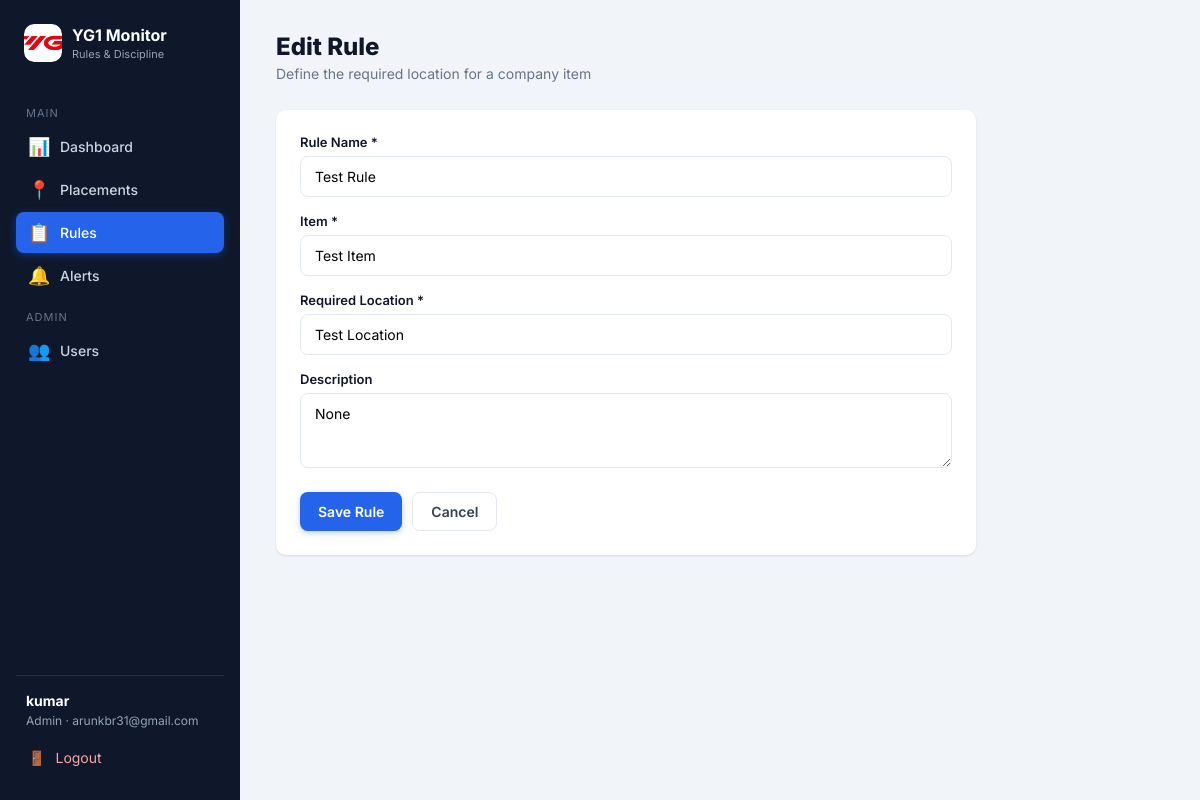
Screenshot of /rules/edit/1 (signed in) with the database file from the repository.
### models.py (models this page shows, shortened)
class User(UserMixin, db.Model):
    id = db.Column(db.Integer, primary_key=True)
    username = db.Column(db.String(80), unique=True, nullable=False, index=True)
    email = db.Column(db.String(120), unique=True, nullable=False, index=True)
    password_hash = db.Column(db.String(256), nullable=False)
    role = db.Column(db.String(20), nullable=False, default='coordinator')
    is_active = db.Column(db.Boolean, default=True)
    created_at = db.Column(db.DateTime, default=datetime.utcnow)

class Rule(db.Model):
    id = db.Column(db.Integer, primary_key=True)
    rule_name = db.Column(db.String(120), nullable=False)
    item = db.Column(db.String(100), nullable=False)
    required_location = db.Column(db.String(200), nullable=False)
    description = db.Column(db.Text)
    created_at = db.Column(db.DateTime, default=datetime.utcnow)
    updated_at = db.Column(db.DateTime, default=datetime.utcnow, onupdate=datetime.utcnow)
    placements = db.relationship('Placement', backref='rule', lazy=True, cascade='all, delete-orphan')

### app.py (the view, shortened to what this page needs)
@app.route('/rules/edit/<int:rule_id>', methods=['GET', 'POST'])
@login_required
def edit_rule(rule_id):
    rule = db.session.get(Rule, rule_id)
    if not rule:
        flash('Rule not found.', 'error')
        return redirect(url_for('rules'))
    return render_template('rule_form.html', rule=rule)

### app.py (called while the page is built)
@login_manager.user_loader
def load_user(user_id):
    return db.session.get(User, int(user_id))

### templates/rule_form.html (shortened to what this page needs)
{% extends "base.html" %}
{% block content %}
<div class="layout">
    <aside class="sidebar">
        <div class="brand">
            <div class="badge"><img src="{{ url_for('static', filename='images/yg1_images.png') }}" alt="YG1 Logo"></div>
            <div>
                <h2>YG1 Monitor</h2>
                <small>Rules & Discipline</small>
            </div>
        </div>
        <nav>
            <div class="nav-label">Main</div>
            <a href="{{ url_for('dashboard') }}"><span class="icon">📊</span> <span>Dashboard</span></a>
            <a href="{{ url_for('placements') }}"><span class="icon">📍</span> <span>Placements</span></a>
            <a href="{{ url_for('rules') }}" class="active"><span class="icon">📋</span> <span>Rules</span></a>
            <a href="{{ url_for('alerts') }}"><span class="icon">🔔</span> <span>Alerts</span></a>
            {% if current_user.role == 'admin' %}
            <div class="nav-label">Admin</div>
            <a href="{{ url_for('users') }}"><span class="icon">👥</span> <span>Users</span></a>
            {% endif %}
        </nav>
        <div class="user-box">
            <div class="user-info">
                <strong>{{ current_user.username }}</strong>
                <span>{{ current_user.role|capitalize }} · {{ current_user.email }}</span>
            </div>
            <a href="{{ url_for('logout') }}" style="display:flex; align-items:center; gap:10px; padding:10px 12px; border-radius:8px; font-size:14px; color:#fca5a5; transition:background .2s;">
                <span class="icon">🚪</span> <span>Logout</span>
            </a>
        </div>
    </aside>
    <main class="main">
        <div class="page-header">
            <div>
                <h1>{{ 'Edit Rule' if rule else 'Create New Rule' }}</h1>
                <p>Define the required location for a company item</p>
            </div>
        </div>
        <div class="card" style="max-width: 700px;">
            <form method="POST" action="{% if rule %}{{ url_for('edit_rule', rule_id=rule.id) }}{% else %}{{ url_for('add_rule') }}{% endif %}">
                <div class="form-group">
                    <label for="rule_name">Rule Name *</label>
                    <input type="text" id="rule_name" name="rule_name" placeholder="e.g., Fire Extinguisher Placement" required value="{{ rule.rule_name if rule else (form.rule_name if form else '') }}">
                </div>
                <div class="form-group">
                    <label for="item">Item *</label>
                    <input type="text" id="item" name="item" placeholder="e.g., Fire Extinguisher" required value="{{ rule.item if rule else (form.item if form else '') }}">
                </div>
                <div class="form-group">
                    <label for="required_location">Required Location *</label>
                    <input type="text" id="required_location" name="required_location" placeholder="e.g., Near Boiler Area - Bay 3" required value="{{ rule.required_location if rule else (form.required_location if form else '') }}">
                </div>
                <div class="form-group">
                    <label for="description">Description</label>
                    <textarea id="description" name="description" rows="3" placeholder="Optional details about the rule">{{ rule.description if rule else (form.description if form else '') }}</textarea>
                </div>
                <div style="display:flex; gap:10px; margin-top:20px;">
                    <button type="submit" class="btn btn-primary">Save Rule</button>
                    <a href="{{ url_for('rules') }}" class="btn btn-outline">Cancel</a>
                </div>
            </form>
        </div>
    </main>
</div>
{% endblock %}

### templates/base.html (style rules this page uses)
:root { --primary: #2563eb; --primary-dark: #1d4ed8; --primary-light: #dbeafe; --success: #16a34a; --success-light: #dcfce7; --warning: #d97706; --warning-light: #fef3c7; --danger: #dc2626; --danger-light: #fee2e2; --info: #0891b2; --info-light: #cffafe; --dark: #0f172a; --gray: #f1f5f9; --gray-border: #e2e8f0; --text: #334155; --text-light: #64748b; --shadow: 0 1px 3px rgba(0,0,0,.08), 0 1px 2px rgba(0,0,0,.04); --shadow-lg: 0 10px 25px rgba(0,0,0,.12); --radius: 10px; }
* { margin: 0; padding: 0; box-sizing: border-box; }
body { font-family: 'Inter', -apple-system, sans-serif; background: var(--gray); color: var(--text); min-height: 100vh; }
a { text-decoration: none; color: inherit; }
button { font-family: inherit; cursor: pointer; }
.form-group { margin-bottom: 16px; }
.form-group label { display: block; font-size: 13px; font-weight: 600; color: var(--dark); margin-bottom: 6px; }
.form-group input, .form-group select, .form-group textarea { width: 100%; padding: 11px 14px; border: 1.5px solid var(--gray-border); border-radius: 8px; font-size: 14px; font-family: inherit; transition: border .2s, box-shadow .2s; }
.btn { display: inline-block; padding: 10px 18px; border: none; border-radius: 8px; font-size: 14px; font-weight: 600; transition: background .2s, transform .1s, box-shadow .2s; }
.btn-primary { background: var(--primary); color: white; box-shadow: 0 2px 6px rgba(37,99,235,.3); }
.btn-outline { background: white; color: var(--text); border: 1.5px solid var(--gray-border); }
.layout { display: flex; height: 100vh; overflow: hidden; }
.sidebar { width: 240px; background: var(--dark); color: #cbd5e1; padding: 24px 16px; display: flex; flex-direction: column; position: fixed; top: 0; bottom: 0; left: 0; z-index: 100; }
.sidebar .brand { display: flex; align-items: center; gap: 10px; margin-bottom: 32px; padding: 0 8px; }
.sidebar .brand .badge { width: 38px; height: 38px; background: var(--primary); border-radius: 10px; display: flex; align-items: center; justify-content: center; font-weight: 800; font-size: 18px; color: white; overflow: hidden; padding: 0; }
.sidebar .brand .badge img { width: 100%; height: 100%; object-fit: cover; border-radius: 10px; display: block; }
.sidebar .brand h2 { font-size: 16px; font-weight: 700; color: white; }
.sidebar .brand small { display: block; font-size: 11px; color: #94a3b8; font-weight: 400; margin-top: 2px; }
.sidebar nav { flex: 1; }
.sidebar nav .nav-label { font-size: 11px; text-transform: uppercase; letter-spacing: 1px; color: #64748b; padding: 12px 10px 6px; }
.sidebar nav a { display: flex; align-items: center; gap: 10px; padding: 10px 12px; border-radius: 8px; font-size: 14px; font-weight: 500; color: #cbd5e1; transition: background .2s, color .2s; margin-bottom: 2px; }
.sidebar nav a.active { background: var(--primary); color: white; box-shadow: 0 2px 8px rgba(37,99,235,.4); }
.sidebar nav a .icon { font-size: 18px; width: 22px; text-align: center; }
.sidebar .user-box { border-top: 1px solid rgba(255,255,255,.1); padding-top: 16px; margin-top: auto; }
.sidebar .user-box .user-info { padding: 0 10px; margin-bottom: 10px; }
.sidebar .user-box .user-info strong { display: block; color: white; font-size: 14px; }
.sidebar .user-box .user-info span { font-size: 12px; color: #94a3b8; }
.main { flex: 1; margin-left: 240px; padding: 32px 36px; height: 100vh; overflow-y: auto; }
.page-header { display: flex; align-items: center; justify-content: space-between; margin-bottom: 28px; }
.page-header h1 { font-size: 24px; font-weight: 800; color: var(--dark); }
.page-header p { font-size: 14px; color: var(--text-light); margin-top: 4px; }
.card { background: white; border-radius: var(--radius); box-shadow: var(--shadow); padding: 24px; margin-bottom: 24px; }
.badge { display: inline-block; padding: 4px 12px; border-radius: 20px; font-size: 12px; font-weight: 600; }

### rows the page displays
User: username "kumar", role "Admin", email "arunkbr31@gmail.com"
Rule: rule_name "Test Rule", item "Test Item", required_location "Test Location", description "None"

### other values shown
{{ 'Edit Rule' if rule else 'Create New Rule' }} "Edit Rule"
